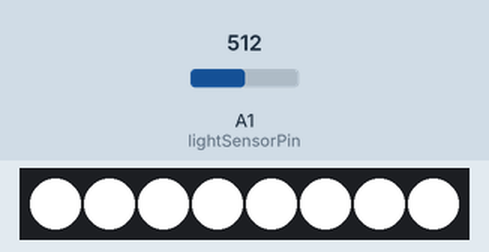
Recording of a sketch running on a simulated Arduino Uno, built with avr-gcc and run on an emulated ATmega328P. Parts: 8 RGB LEDs in strip order, left to right. The test bench sets the inputs (shaded band); at power-on: A1 (lightSensorPin) = 512. What the sketch prints to the serial monitor is not drawn.

Above: at 1.2 s.
1.3 s: A1 (lightSensorPin) set to 932
2.8 s: A1 (lightSensorPin) set to 963
At 3.4 s:
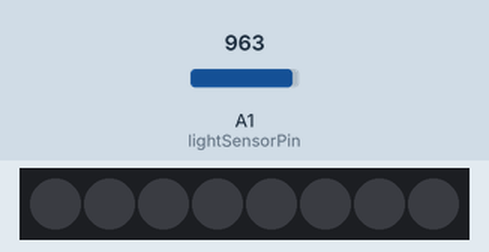
4.3 s: A1 (lightSensorPin) set to 940
At 5.5 s:
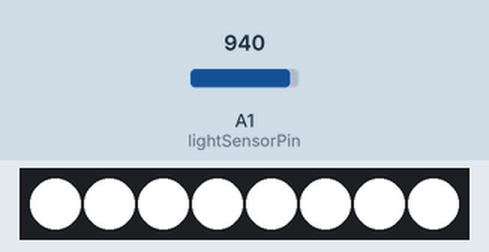
5.8 s: A1 (lightSensorPin) set to 960
At 6.8 s:
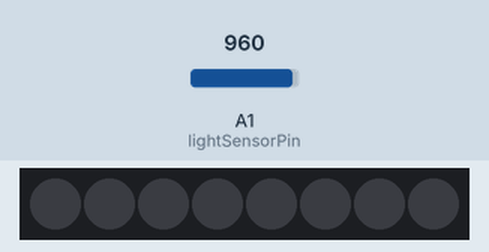
Timing chart, 0 to 8.3 s (numbered marks = the images above; inputs shaded):
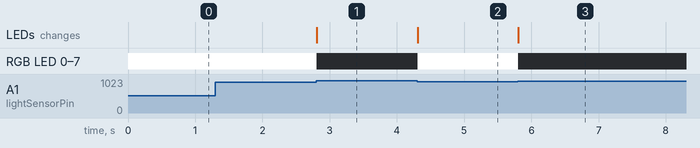

Measured:
- the behaviour switches between 949 and 950 on A1 (lightSensorPin) (found by bisection; images 0 and 1)
- after the input at 1.3 s, every drawn part: stays the same
- after the input at 2.8 s, RGB LED 0–7: RGB(255, 255, 255) → off at once; the LEDs: change at once (image 1)
- after the input at 4.3 s, RGB LED 0–7: off → RGB(255, 255, 255) at once; the LEDs: change at once (image 2)
- after the input at 5.8 s, RGB LED 0–7: RGB(255, 255, 255) → off at once; the LEDs: change at once (image 3)

The sketch:

light_control.ino
```cpp
 //#include <Adafruit_NeoPixel.h>

// Simple NeoPixel test.  Lights just a few pixels at a time so a
// 1m strip can safely be powered from Arduino 5V pin.  Arduino
// may nonetheless hiccup when LEDs are first connected and not
// accept code.  So upload code first, unplug USB, connect pixels
// to GND FIRST, then +5V and digital pin 6, then re-plug USB.
// A working strip will show a few pixels moving down the line,
// cycling between red, green and blue.  If you get no response,
// might be connected to wrong end of strip (the end wires, if
// any, are no indication -- look instead for the data direction
// arrows printed on the strip).

#include <Adafruit_NeoPixel.h>

#define PIN     10
#define N_LEDS  8

Adafruit_NeoPixel strip = Adafruit_NeoPixel(N_LEDS, PIN, NEO_GRB + NEO_KHZ800);

//sensor val to lux calibration values
const float a = 3.60357776682*pow(10,-8);
const float b = -5.35983142788*pow(10,-5);
const float c = 0.0248690097221;
const float d = -3.58641388043;
const float e = 106.046836289;

//conversion constants for lux -> ppfd -> dli
const int ppfdConversionConstant = 0.029; //Sunlight 0.0185, Fluorescent (Grolux) 0.029
const int dliConversionConstant = 0.0864; //The 0.0864 factor is the total number of seconds in a day divided by 1,000,000 (to convert umol to mol)

//adding up lux to get daily light integral (DLI)
float dailyLuxVals[24];
int hour = 1;
int tStartHour;
int tCurrent;
const int oneHour = 3.6 * pow(10, 6); //one hour in milliseconds
int currentLuxVal;
float currentDLI;

const int minDLI = 12;
const int maxDLI = 16;

int lightSensorVal;
int luxVal;
int lightSensorPin = A1;

void setup() {
  strip.begin();
  Serial.begin(9600);
}

void loop() {
  lightSensorVal = getSensorVal();
  Serial.print(lightSensorVal);

  if (updateTime()) { //returns true if an hour has passed, false if not
    updateDailyLightValues();
  }

  currentDLI = getDLI();
  if (minDLI < currentDLI && currentDLI < maxDLI) {
    //update the lights somehow!
  }

  if (lightSensorVal < 950) {
    chase(strip.Color(255, 255, 255)); // Red
  } else {
    chase(strip.Color(0, 0, 0));
  }
}

//CONTROL THE LIGHTS FUNCTIONS

static void chase(uint32_t c) {
  for(uint16_t i=0; i<strip.numPixels(); i++) {
      strip.setPixelColor(i  , c); // Draw new pixel
      strip.show();
  }
}

//UPDATE FUNCTIONS

boolean updateTime() {
  //returns true if an hour has passed, false if not

  tCurrent = millis();

  //if an hour has passed
  if ((tCurrent - tStartHour) >= oneHour) {
    //update the start of the hour
    tStartHour = tCurrent;
    // update the hour number we are on
    if (hour == 24) { hour = 0; }
    else { hour++; }
    //update the daily light values
    return true;
  }

  return false;
}

void updateDailyLightValues() {
  currentLuxVal = sensorToLux(getSensorVal());
  addLuxtoAverage(currentLuxVal, hour);
}

float addLuxtoAverage(float luxVal, int hour) {
  dailyLuxVals[hour] = luxVal;
}

//GET KEY VALUES FUNCTIONS

int getSensorVal() {
  analogRead(lightSensorPin);
}

float getDLI() {
  return ppfdToDLI(avgLuxToPPFD(getLuxAverage())); //is this a cool thing to do with arduino? #notpython
}

int i;
float sum;

float getLuxAverage() {
  sum = 0;
  for (i = 0; i < 24; i = i + 1) {
    sum += dailyLuxVals[i];
  }
  return sum/24;
}

//CONVERSION FUNCTIONS

float sensorToLux(int sensorVal) {
  return a*pow(sensorVal,4) + b*pow(sensorVal,3) + c*pow(sensorVal,2) + d*sensorVal + e;
}

float avgLuxToPPFD(float luxVal) {
  return luxVal * ppfdConversionConstant; //PPFD in µmol m-2 s-1
}

float ppfdToDLI(float ppfdVal) {
  return ppfdVal * dliConversionConstant;
}
```
